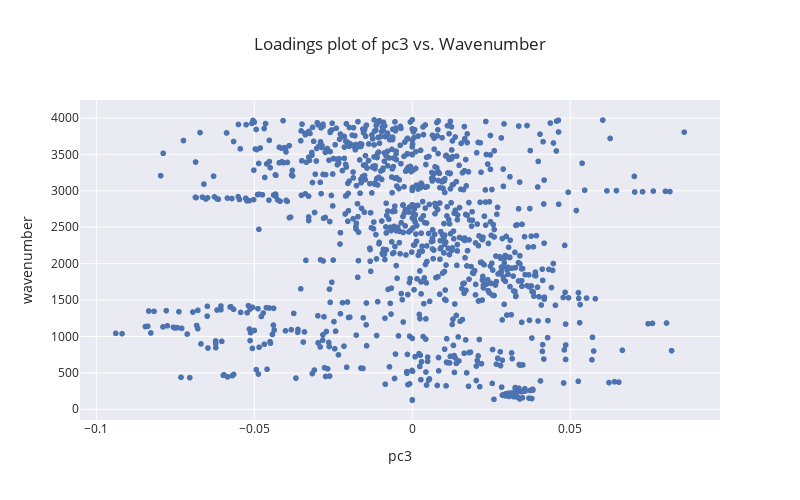

Write notebook code for a chart like this one.
### Code cell
X_ = 'pc3'

px.scatter(loadings_df, 
            y = loadings_df.index,
            x = X_,
            # color = loadings_df.index.astype(float)
            width = 800,
            height = 500,
            template = 'seaborn',
            title = f'Loadings plot of {X_} vs. Wavenumber'
            )

### Figure 1 — Plotly figure (JSON) as saved in the notebook; plotly's stock layout.template omitted (floating-point values rounded to 4 significant figures; data arrays with more than 128 entries replaced by an {"elided": "..."} marker saying what was removed)
{"data": [{"hovertemplate": "pc3=%{x}<br>wavenumber=%{y}<extra></extra>", "legendgroup": "", "marker": {"color": "rgb(76,114,176)", "symbol": "circle"}, "mode": "markers", "name": "", "showlegend": false, "type": "scattergl", "x": {"elided": "1024 float values"}, "xaxis": "x", "y": {"elided": "1024 float values"}, "yaxis": "y"}], "layout": {"height": 500, "legend": {"tracegroupgap": 0}, "title": {"text": "Loadings plot of pc3 vs. Wavenumber"}, "width": 800, "xaxis": {"anchor": "y", "domain": [0, 1], "title": {"text": "pc3"}}, "yaxis": {"anchor": "x", "domain": [0, 1], "title": {"text": "wavenumber"}}}}
